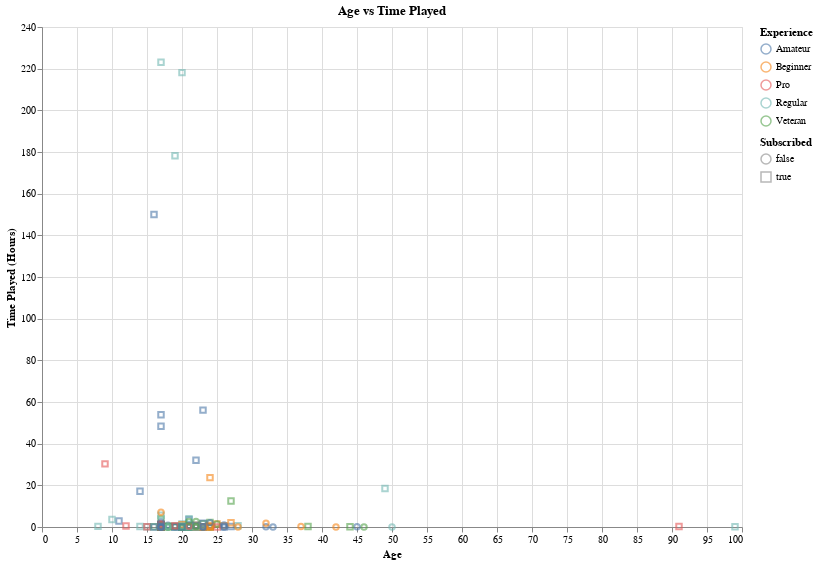

The notebook cell saved with this chart:
### Code cell
players_plot = alt.Chart(players).mark_point(opacity=0.6).encode(
    x = alt.X("age").title("Age"),
    y = alt.Y("played_hours").title("Time Played (Hours)"),
    shape = alt.Shape("subscribe").title("Subscribed"),
    color = alt.Color("experience").title("Experience")
).properties(
    title = "Age vs Time Played",
    width = 700,
    height = 500
)
players_plot

### Figure 1 — Vega specification as saved in the notebook (floating-point values rounded to 4 significant figures; data arrays with more than 128 entries replaced by an {"elided": "..."} marker saying what was removed)
{"$schema": "https://vega.github.io/schema/vega/v5.json", "data": [{"name": "source_0", "values": {"elided": "196 records"}}, {"name": "source_0_x_domain_age", "values": [{"min": 8, "max": 99}]}, {"name": "source_0_y_domain_played_hours", "values": [{"min": 0.0, "max": 223.1}]}, {"name": "source_0_color_domain_experience", "values": [{"experience": "Pro"}, {"experience": "Veteran"}, {"experience": "Amateur"}, {"experience": "Regular"}, {"experience": "Beginner"}]}, {"name": "source_0_shape_domain_subscribe", "values": [{"subscribe": true}, {"subscribe": false}]}], "marks": [{"type": "symbol", "name": "marks", "from": {"data": "source_0"}, "encode": {"update": {"x": {"field": "age", "scale": "x"}, "fill": {"value": "transparent"}, "shape": {"field": "subscribe", "scale": "shape"}, "y": {"field": "played_hours", "scale": "y"}, "stroke": {"field": "experience", "scale": "color"}, "opacity": {"value": 0.6}}}, "style": ["point"]}], "scales": [{"name": "x", "type": "linear", "domain": [{"signal": "(data(\"source_0_x_domain_age\")[0] || {}).min"}, {"signal": "(data(\"source_0_x_domain_age\")[0] || {}).max"}], "range": [0, {"signal": "width"}], "nice": true, "zero": true}, {"name": "y", "type": "linear", "domain": [{"signal": "(data(\"source_0_y_domain_played_hours\")[0] || {}).min"}, {"signal": "(data(\"source_0_y_domain_played_hours\")[0] || {}).max"}], "range": [{"signal": "height"}, 0], "zero": true, "nice": true}, {"name": "color", "type": "ordinal", "domain": {"data": "source_0_color_domain_experience", "field": "experience", "sort": true}, "range": "category"}, {"name": "shape", "type": "ordinal", "domain": {"data": "source_0_shape_domain_subscribe", "field": "subscribe", "sort": true}, "range": "symbol"}], "axes": [{"scale": "x", "gridScale": "y", "grid": true, "tickCount": {"signal": "ceil(width/40)"}, "domain": false, "ticks": false, "orient": "bottom", "labels": false, "aria": false, "maxExtent": 0, "minExtent": 0, "zindex": 0}, {"scale": "y", "gridScale": "x", "orient": "left", "grid": true, "tickCount": {"signal": "ceil(height/40)"}, "domain": false, "labels": false, "aria": false, "ticks": false, "zindex": 0, "maxExtent": 0, "minExtent": 0}, {"scale": "x", "grid": false, "labelOverlap": true, "labelFlush": true, "tickCount": {"signal": "ceil(width/40)"}, "zindex": 0, "orient": "bottom", "title": "Age"}, {"scale": "y", "grid": false, "title": "Time Played (Hours)", "labelOverlap": true, "orient": "left", "tickCount": {"signal": "ceil(height/40)"}, "zindex": 0}], "title": {"text": "Age vs Time Played", "frame": "group"}, "padding": 5, "width": 700, "style": "cell", "legends": [{"title": "Experience", "stroke": "color", "symbolType": "circle", "encode": {"symbols": {"update": {"fill": {"value": "transparent"}, "opacity": {"value": 0.6}}}}}, {"title": "Subscribed", "shape": "shape", "symbolType": "circle", "encode": {"symbols": {"update": {"fill": {"value": "transparent"}, "opacity": {"value": 0.6}}}}}], "background": "white", "height": 500}
